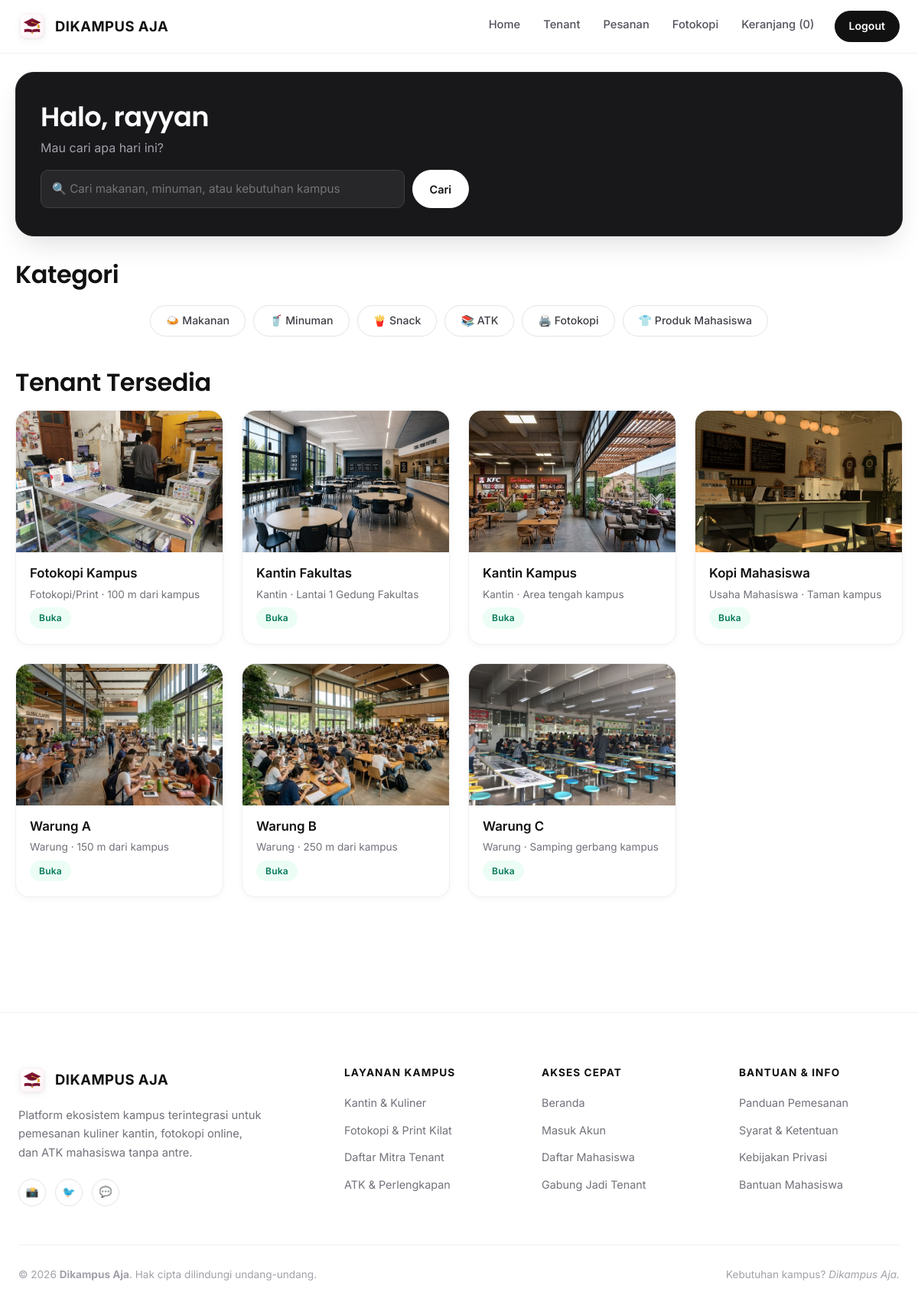
The app's page /mahasiswa/dashboard.php (signed in) with its own data.
### tables this page shows
CREATE TABLE IF NOT EXISTS `categories` (
  `id_kategori` int NOT NULL AUTO_INCREMENT,
  `nama_kategori` varchar(50) NOT NULL,
  `created_at` timestamp NULL DEFAULT CURRENT_TIMESTAMP,
  PRIMARY KEY (`id_kategori`)
);

CREATE TABLE IF NOT EXISTS `tenants` (
  `id_tenant` int NOT NULL AUTO_INCREMENT,
  `id_user` int NOT NULL,
  `nama_tenant` varchar(100) NOT NULL,
  `jenis_tenant` varchar(50) NOT NULL DEFAULT 'Warung',
  `deskripsi` text,
  `lokasi` varchar(150) DEFAULT NULL,
  `foto` varchar(255) DEFAULT NULL,
  `buka` tinyint(1) NOT NULL DEFAULT '1',
  `status_verifikasi` enum('pending','terverifikasi','ditolak') NOT NULL DEFAULT 'pending',
  `created_at` timestamp NULL DEFAULT CURRENT_TIMESTAMP,
  PRIMARY KEY (`id_tenant`),
  KEY `id_user` (`id_user`)
);

### config/database.php (called while the page is built, shortened)
<?php
$db = new mysqli('localhost', 'root', '', 'dikampus_aja');
$db->set_charset('utf8mb4');
function q($sql, $types = '', ...$p) {
    global $db;
    $st = $db->prepare($sql);
    $st->execute();
    $r = $st->get_result();
    if ($r) return $r->fetch_all(MYSQLI_ASSOC);
    return $st->insert_id ?: $st->affected_rows;
}

### mahasiswa/dashboard.php (the view, shortened to what this page needs)
<?php
require '../includes/auth.php';
include '../includes/header.php';
$kat = q('SELECT * FROM categories');
$tenants = q("SELECT * FROM tenants WHERE status_verifikasi='terverifikasi' ORDER BY buka DESC, nama_tenant");
$icon = ['Makanan' => '🍛', 'Minuman' => '🥤', 'ATK' => '📚', 'Fotokopi' => '🖨️', 'Produk Mahasiswa' => '👕', 'Snack' => '🍟'];
?>
<div class="hero dark">
    <h1>Halo, <?= e($u['nama']) ?></h1>
    <p>Mau cari apa hari ini?</p>
    <form class="search" action="produk.php"><input name="q" placeholder="🔍 Cari makanan, minuman, atau kebutuhan kampus"><button class="btn out">Cari</button></form>
</div>
<h2>Kategori</h2>
<div class="chips"><?php foreach ($kat as $k) {
                        $href = $k['nama_kategori'] === 'Fotokopi' ? 'print.php' : 'produk.php?k=' . $k['id_kategori'];
                        echo '<a class="chip" href="' . $href . '">' . ($icon[$k['nama_kategori']] ?? '🛍️') . ' ' . e($k['nama_kategori']) . '</a>';
                    } ?></div>
<h2>Tenant Tersedia</h2>
<div class="grid"><?php foreach ($tenants as $t) echo tenant_card($t); ?></div>
<?php include '../includes/footer.php';

### includes/header.php (shortened to what this page needs)
<?php
$u = me();
$cnt = isset($_SESSION['cart']) ? array_sum($_SESSION['cart']['items']) : 0;
$m = [
    'guest' => [['/index.php', 'Home'], ['/auth/login.php', 'Login'], ['/auth/register.php', 'Daftar']],
    'mahasiswa' => [
        ['/mahasiswa/dashboard.php', 'Home'],
        ['/mahasiswa/tenant.php', 'Tenant'],
        ['/mahasiswa/pesanan.php', 'Pesanan'],
        ['/mahasiswa/print.php', 'Fotokopi'],
        ['/mahasiswa/keranjang.php', "Keranjang ($cnt)"],
        ['/auth/logout.php', 'Logout']
    ],
    'tenant' => [
        ['/tenant/dashboard.php', 'Dashboard'],
        ['/tenant/produk.php', 'Produk'],
        ['/tenant/pesanan.php', 'Pesanan'],
        ['/tenant/profil.php', 'Profil'],
        ['/auth/logout.php', 'Logout']
    ],
    'fotokopi' => [
        ['/fotokopi/dashboard.php', 'Dashboard'],
        ['/fotokopi/layanan.php', 'Layanan'],
        ['/fotokopi/profil.php', 'Profil'],
        ['/auth/logout.php', 'Logout']
    ],
    'admin' => [
        ['/admin/dashboard.php', 'Dashboard'],
        ['/admin/users.php', 'Users'],
        ['/admin/tenant.php', 'Tenant'],
        ['/admin/kategori.php', 'Kategori'],
        ['/admin/laporan.php', 'Laporan'],
        ['/auth/logout.php', 'Logout']
    ],
][$u ? $u['role'] : 'guest'];
?>
<!DOCTYPE html>
<html lang="id">
<head>
    <link rel="stylesheet" href="<?= BASE ?>/assets/css/style.css?v=<?= filemtime(__DIR__ . '/../assets/css/style.css') ?>">
</head>
<body>
    <header class="site-header">
        <nav class="nav">
            <div class="nav-container">
                <a class="brand" href="<?= BASE ?>/index.php">
                    <img src="<?= BASE ?>/assets/images/logo.svg" alt="Logo Dikampus Aja" class="brand-logo" width="36" height="36" style="height:36px;width:36px;object-fit:contain;border-radius:8px;" onerror="this.onerror=null;this.src='<?= BASE ?>/assets/images/logo.png';">
                    <span class="brand-name">DIKAMPUS AJA<?= $u && $u['role'] == 'admin' ? ' <span class="badge-role">ADMIN</span>' : '' ?></span>
                </a>
                <div class="links">
                    <?php
                    $last_i = count($m) - 1;
                    foreach ($m as $i => $x) {
                        $is_cta = ($u === null && $i === $last_i) || ($x[1] === 'Logout');
                        $cls = $is_cta ? ' class="nav-cta"' : '';
                        echo '<a href="' . BASE . $x[0] . '"' . $cls . '>' . e($x[1]) . '</a>';
                    }
                    ?>
                </div>
            </div>
        </nav>
    </header>
    <main class="wrap">

### includes/auth.php (shortened to what this page needs)
<?php
require_once __DIR__ . '/../config/database.php';
function e($s) { return htmlspecialchars((string)$s, ENT_QUOTES, 'UTF-8'); }
function me() { return $_SESSION['user'] ?? null; }
function img($dir, $f, $emoji = '🍽️') {
    return $f ? '<img src="' . BASE . '/uploads/' . $dir . '/' . e($f) . '" alt="">' : '<div class="ph">' . $emoji . '</div>';
}
function tenant_card($t) {
    return '<a class="card" href="' . BASE . '/mahasiswa/detail_tenant.php?id=' . $t['id_tenant'] . '">' . img('tenant', $t['foto'], '🏪') .
        '<div class="cb"><b>' . e($t['nama_tenant']) . '</b><small>' . e($t['jenis_tenant']) . ' · ' . e($t['lokasi']) . '</small>' .
        ($t['buka'] ? '<span class="badge selesai">Buka</span>' : '<span class="badge dibatalkan">Tutup</span>') . '</div></a>';
}

### includes/footer.php (shortened to what this page needs)
    </main>
    <footer class="site-footer">
        <div class="footer-container">
            <div class="footer-top">
                <div class="footer-brand-col">
                    <a class="brand" href="<?= BASE ?>/index.php">
                        <img src="<?= BASE ?>/assets/images/logo.svg" alt="Logo Dikampus Aja" class="brand-logo" width="36" height="36" style="height:36px;width:36px;object-fit:contain;border-radius:8px;" onerror="this.onerror=null;this.src='<?= BASE ?>/assets/images/logo.png';">
                        <span class="brand-name">DIKAMPUS AJA</span>
                    </a>
                    <p>Platform ekosistem kampus terintegrasi untuk pemesanan kuliner kantin, fotokopi online, dan ATK mahasiswa tanpa antre.</p>
                    <div class="footer-socials">
                        <a href="#" class="social-link" title="Instagram">📸</a>
                        <a href="#" class="social-link" title="Twitter / X">🐦</a>
                        <a href="#" class="social-link" title="WhatsApp">💬</a>
                    </div>
                </div>
                <div class="footer-col">
                    <h4>Layanan Kampus</h4>
                    <ul>
                        <li><a href="<?= BASE ?>/mahasiswa/produk.php">Kantin & Kuliner</a></li>
                        <li><a href="<?= BASE ?>/mahasiswa/print.php">Fotokopi & Print Kilat</a></li>
                        <li><a href="<?= BASE ?>/mahasiswa/tenant.php">Daftar Mitra Tenant</a></li>
                        <li><a href="<?= BASE ?>/mahasiswa/produk.php">ATK & Perlengkapan</a></li>
                    </ul>
                </div>
                <div class="footer-col">
                    <h4>Akses Cepat</h4>
                    <ul>
                        <li><a href="<?= BASE ?>/index.php">Beranda</a></li>
                        <li><a href="<?= BASE ?>/auth/login.php">Masuk Akun</a></li>
                        <li><a href="<?= BASE ?>/auth/register.php">Daftar Mahasiswa</a></li>
                        <li><a href="<?= BASE ?>/auth/register.php">Gabung Jadi Tenant</a></li>
                    </ul>
                </div>
                <div class="footer-col">
                    <h4>Bantuan & Info</h4>
                    <ul>
                        <li><a href="#faq">Panduan Pemesanan</a></li>
                        <li><a href="#">Syarat & Ketentuan</a></li>
                        <li><a href="#">Kebijakan Privasi</a></li>
                        <li><a href="#">Bantuan Mahasiswa</a></li>
                    </ul>
                </div>
            </div>
            <div class="footer-bottom">
                <div>© <?= date('Y') ?> <b>Dikampus Aja</b>. Hak cipta dilindungi undang-undang.</div>
                <div>Kebutuhan kampus? <em>Dikampus Aja.</em></div>
            </div>
        </div>
    </footer>
</body>
</html>

### records on screen
categories: nama_kategori "🍛", nama_kategori "Makanan"
categories: nama_kategori "🥤", nama_kategori "Minuman"
categories: nama_kategori "🍟", nama_kategori "Snack"
categories: nama_kategori "📚", nama_kategori "ATK"
categories: nama_kategori "🖨️", nama_kategori "Fotokopi"
categories: nama_kategori "👕", nama_kategori "Produk Mahasiswa"
tenants: foto (picture), nama_tenant "Fotokopi Kampus", jenis_tenant "Fotokopi/Print", lokasi "100 m dari kampus", buka "Buka"
tenants: foto (picture), nama_tenant "Kantin Fakultas", jenis_tenant "Kantin", lokasi "Lantai 1 Gedung Fakultas", buka "Buka"
tenants: foto (picture), nama_tenant "Kantin Kampus", jenis_tenant "Kantin", lokasi "Area tengah kampus", buka "Buka"
tenants: foto (picture), nama_tenant "Kopi Mahasiswa", jenis_tenant "Usaha Mahasiswa", lokasi "Taman kampus", buka "Buka"
tenants: foto (picture), nama_tenant "Warung A", jenis_tenant "Warung", lokasi "150 m dari kampus", buka "Buka"
tenants: foto (picture), nama_tenant "Warung B", jenis_tenant "Warung", lokasi "250 m dari kampus", buka "Buka"
tenants: foto (picture), nama_tenant "Warung C", jenis_tenant "Warung", lokasi "Samping gerbang kampus", buka "Buka"

### other values on screen
$x[1] "Home"
$x[1] "Tenant"
$x[1] "Pesanan"
$x[1] "Fotokopi"
$x[1] "Keranjang (0)"
$x[1] "Logout"
$u['nama'] "rayyan"
